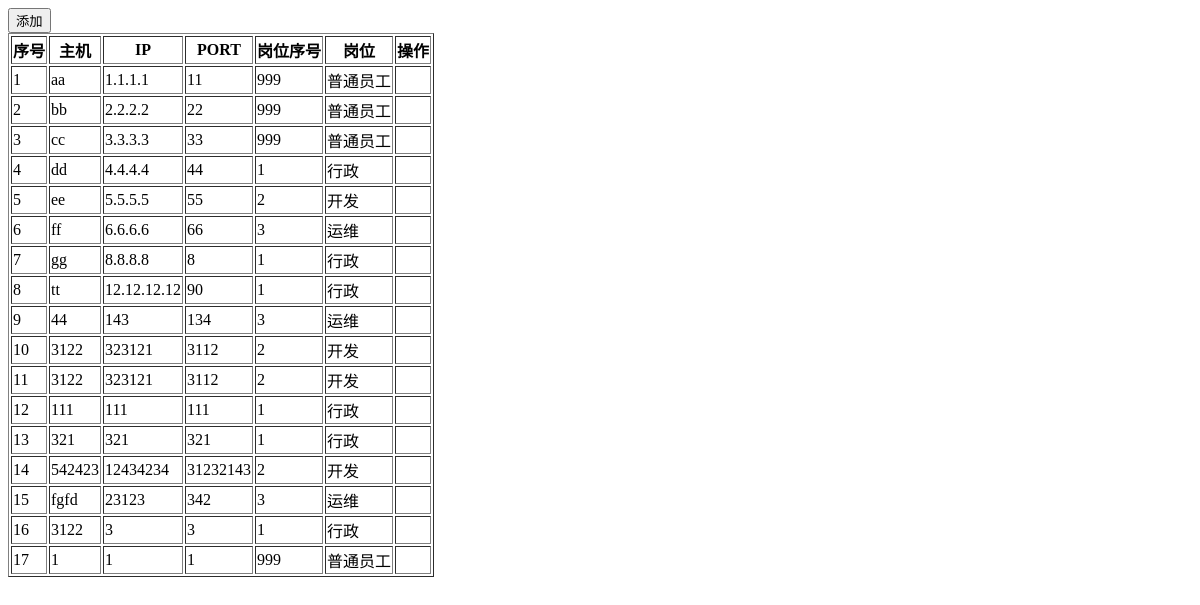
The app's page /novel/host with its own data.
### novel/models.py (models this page shows)
class Host(models.Model):
    nid = models.AutoField(primary_key=True)
    hostname = models.CharField(max_length=32,db_index=True)
    ip = models.GenericIPAddressField(db_index=True)
    port = models.IntegerField()
    bi = models.ForeignKey('Bussiness',models.DO_NOTHING,default='999')

class Bussiness(models.Model):
    id =models.IntegerField(primary_key=True)
    caption = models.CharField(max_length=32)
    code = models.CharField(max_length=32,null=True,default='null')

### novel/views.py (the view, shortened to what this page needs)
def host(request):
    if request.method =="GET":
        v1 = models.Host.objects.filter(nid__gt=0)
        for row in v1:
            print(row.nid,row.hostname,row.ip,row.port,row.bi_id,row.bi.caption)
        v2 = models.ChapterCopy.objects.using('dbnovel').filter(novelid__lt=2)
        v3 = models.Bussiness.objects.all()
        return render(request,'novel/host.html',{"v1":v1,"v2":v2,"v3":v3})

### templates/novel/host.html (shortened to what this page needs)
<!DOCTYPE html>
{% load static %}
<html lang="en">
<head>
    <link rel="stylesheet" type="text/css" href="{% static 'css/commons.css' %}">
</head>
<body>
<div>
    <input id="add_host" type="button" value="添加" />
</div>
<table border="1">
    <thead>
        <tr>
           <th>序号</th>
           <th>主机</th>
           <th>IP</th>
           <th>PORT</th>
           <th>岗位序号</th>
           <th>岗位</th>
           <th>操作</th>
        </tr>
    </thead>
    <tbody >
    {% for item in v1 %}
        <tr nid="{{ item.nid }}" biid="{{ item.bi_id }}">
            <td>{{  forloop.counter }}</td>
            <td>{{ item.hostname }}</td>
            <td>{{ item.ip }}</td>
            <td>{{ item.port }}</td>
            <td>{{ item.bi_id }}</td>
            <td>{{ item.bi.caption }}</td>
            <td>
            </td>
    {% endfor %}
        </tr>
    </tbody>
</table>
</body>
</html>

### records on screen
Host: hostname "aa", ip "1.1.1.1", port "11", bi_id "999", bi.caption "普通员工"
Host: hostname "bb", ip "2.2.2.2", port "22", bi_id "999", bi.caption "普通员工"
Host: hostname "cc", ip "3.3.3.3", port "33", bi_id "999", bi.caption "普通员工"
Host: hostname "dd", ip "4.4.4.4", port "44", bi_id "1", bi.caption "行政"
Host: hostname "ee", ip "5.5.5.5", port "55", bi_id "2", bi.caption "开发"
Host: hostname "ff", ip "6.6.6.6", port "66", bi_id "3", bi.caption "运维"
Host: hostname "gg", ip "8.8.8.8", port "8", bi_id "1", bi.caption "行政"
Host: hostname "tt", ip "12.12.12.12", port "90", bi_id "1", bi.caption "行政"
Host: hostname "44", ip "143", port "134", bi_id "3", bi.caption "运维"
Host: hostname "3122", ip "323121", port "3112", bi_id "2", bi.caption "开发"
Host: hostname "3122", ip "323121", port "3112", bi_id "2", bi.caption "开发"
Host: hostname "111", ip "111", port "111", bi_id "1", bi.caption "行政"
Host: hostname "321", ip "321", port "321", bi_id "1", bi.caption "行政"
Host: hostname "542423", ip "12434234", port "31232143", bi_id "2", bi.caption "开发"
Host: hostname "fgfd", ip "23123", port "342", bi_id "3", bi.caption "运维"
Host: hostname "3122", ip "3", port "3", bi_id "1", bi.caption "行政"
Host: hostname "1", ip "1", port "1", bi_id "999", bi.caption "普通员工"
